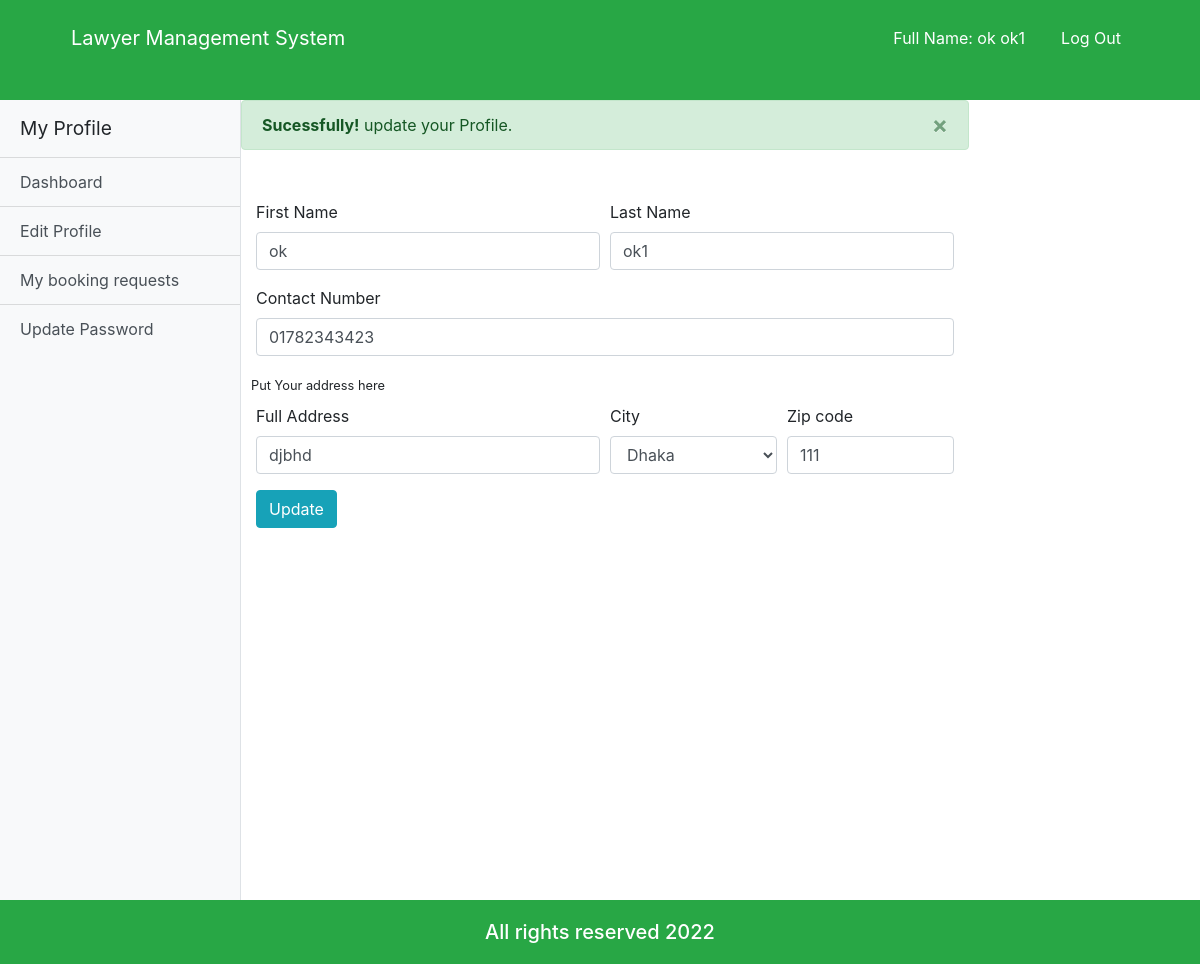
The app's page /user_profile.php?ok (signed in) with its own data.
### tables this page shows
CREATE TABLE `user` (
  `u_id` varchar(20) NOT NULL,
  `first_Name` varchar(100) NOT NULL,
  `last_Name` varchar(100) NOT NULL,
  `email` varchar(100) NOT NULL,
  `password` varchar(100) NOT NULL,
  `status` varchar(100) NOT NULL,
  `role` varchar(100) NOT NULL
);

CREATE TABLE `client` (
  `client_id` varchar(20) NOT NULL,
  `contact_number` varchar(15) NOT NULL,
  `full_address` varchar(200) NOT NULL,
  `city` varchar(100) NOT NULL,
  `zip_code` varchar(50) NOT NULL,
  `image` varchar(200) NOT NULL
);

### user_profile.php (the view, shortened to what this page needs)
<?php
	if($_SESSION['login']==TRUE AND $_SESSION['status']=='Active'){
	?>
	<!doctype html>
	<html lang="en">
		<head>
			<link rel="stylesheet" href="https://use.fontawesome.com/releases/v5.8.1/css/all.css">
			<link rel="stylesheet" href="css/all.css">
			<link rel="stylesheet" href="css/simple-sidebar.css">
			<link rel="stylesheet" href="css/bootstrap.css">
			<link rel="stylesheet" href="css/style.css">
			<link rel="stylesheet" href="css/media.css">
		</head>
		<body>
			<header class="customnav bg-success">
				<div class="container">
					<div class="row">
						<div class="col-md-12">
							<nav class="navbar navbar-expand-lg ">
								<a class="navbar-brand cus-a" href="index.php">Lawyer Management System</a>
								<div class="collapse navbar-collapse" id="navbarSupportedContent">
									<ul class="navbar-nav ml-auto ">
										<li class="">
											<a class="nav-link cus-a" href="#">Full Name: <?php echo $_SESSION['first_Name'];?> <?php echo $_SESSION['last_Name'];?></a>
										</li>
										<li class="">
											<a class="nav-link cus-a" href="logout.php">Log Out</a>
										</li>
									</ul>
								</div>
							</nav>
						</div>
					</div>
				</div>
			</header>
			<body>
				<div class="d-flex" id="wrapper">
					<div class="bg-light border-right" id="sidebar-wrapper">
						<div class="sidebar-heading">My Profile</div>
						<div class="list-group list-group-flush">
							<a href="user_dashboard.php" class="list-group-item list-group-item-action bg-light">Dashboard</a>
							<a href="user_profile.php" class="list-group-item list-group-item-action bg-light">Edit Profile</a>
							<a href="user_booking.php" class="list-group-item list-group-item-action bg-light">My booking requests</a>
							<a href="update_password.php" class="list-group-item list-group-item-action bg-light">Update Password</a>
						</div>
					</div>
					<section class="editprofile">
						<?php if(isset($_GET['ok'])){
							echo "<div class='alert alert-success alert-dismissible fade show'>
							<button type='button' class='close' data-dismiss='alert' aria-label='Close'><span aria-hidden='true'>&times;</span></button>
							<strong>Sucessfully!</strong> update your Profile.
							</div>";
						}?>
						<?php
							$a=$_SESSION['client_id'];
							$conn = connect();
							$result = mysqli_query($conn,"SELECT * FROM user,client WHERE user.u_id=client.client_id AND user.status='Active' AND user.u_id='$a'");
							while($row = mysqli_fetch_array($result)) {
							?>
							<div class="container">
								<form class="cusform" action="save_user_edit_profile.php" method="post">
									<div class="form-row">
										<div class="form-group col-md-6">
											<label for="fname">First Name</label>
											<input type="text" class="form-control" name="first_Name"  id="first_Name" value="<?php echo $row["first_Name"]; ?>">
										</div>
										<div class="form-group col-md-6">
											<label for="lname">Last Name</label>
											<input type="text" class="form-control" name="last_Name"  id="last_Name" value="<?php echo $row["last_Name"]; ?>">
										</div>
									</div>
									<div class="form-group">
										<label for="num">Contact Number</label>
										<input type="text" class="form-control" name="contact_number" id="contact_number" value="<?php echo $row["contact_number"]; ?>">
									</div>
									<div class="form-row"><label for="edu"><small>Put Your address here </small></label></div>
									<div class="form-row">
										<div class="form-group col-md-6">
											<label for="address">Full Address</label>
											<input type="text" class="form-control" name="full_address" id="full_address" value="<?php echo $row["full_address"]; ?>">
										</div>
										<div class="form-group col-md-3">
											<label for="city">City</label>
											<select id="city" name="city" class="form-control">
												<option value="Dhaka" <?php if ($row['city']=='Dhaka'){echo "selected";}?>>Dhaka</option>
											</select>
										</div>
										<div class="form-group col-md-3">
											<label for="zip">Zip code</label>
											<input type="text" class="form-control" name="zip_code" id="zip_code" value="<?php echo $row["zip_code"]; ?>">
										</div>
									</div>
									<button type="submit" class="btn btn-info">Update</button>
								</form>
							</div>
							<?php
							}
						?>
					</section>
				</div>
				</body>
				<footer class="bg-success">
					<div class="container">
						<div class="row">
						<div class="col">
							<h5>All rights reserved 2022</h5>
						</div>
					</div>
				</div>
			</footer>
		</body>
	</html>
	<?php
	}else
	header('location:login.php?deactivate');
?>

### css/simple-sidebar.css (style rules this page uses)
body { overflow-x: hidden; }
#sidebar-wrapper { min-height: 100vh; margin-left: -15rem; -webkit-transition: margin .25s ease-out; -moz-transition: margin .25s ease-out; -o-transition: margin .25s ease-out; transition: margin .25s ease-out; }
#sidebar-wrapper .sidebar-heading { padding: 0.875rem 1.25rem; font-size: 1.2rem; }
#sidebar-wrapper .list-group { width: 15rem; }
@media (min-width: 768px) { #sidebar-wrapper { margin-left: 0; } }

### css/style.css (style rules this page uses)
* { margin: 0; padding: 0; }
html { height: 100% !important; }
body { display: flex !important; min-height: 100% !important; flex-direction: column; }
.customnav { background-color: #040000; height: 100px; }
.customnav a { margin: 10px 10px; }
.cus-a { color: white !important; }
footer { margin-top: auto; background-color: black; color: white; }
footer h5 { text-align: center; margin: 20px 0px; }
.cusform { margin-top: 50px; }

### records on screen
user: first_Name "ok", last_Name "ok1", contact_number "01782343423", full_address "djbhd", zip_code "111"

### other values on screen
$_SESSION['first_Name'] "ok"
$_SESSION['last_Name'] "ok1"
